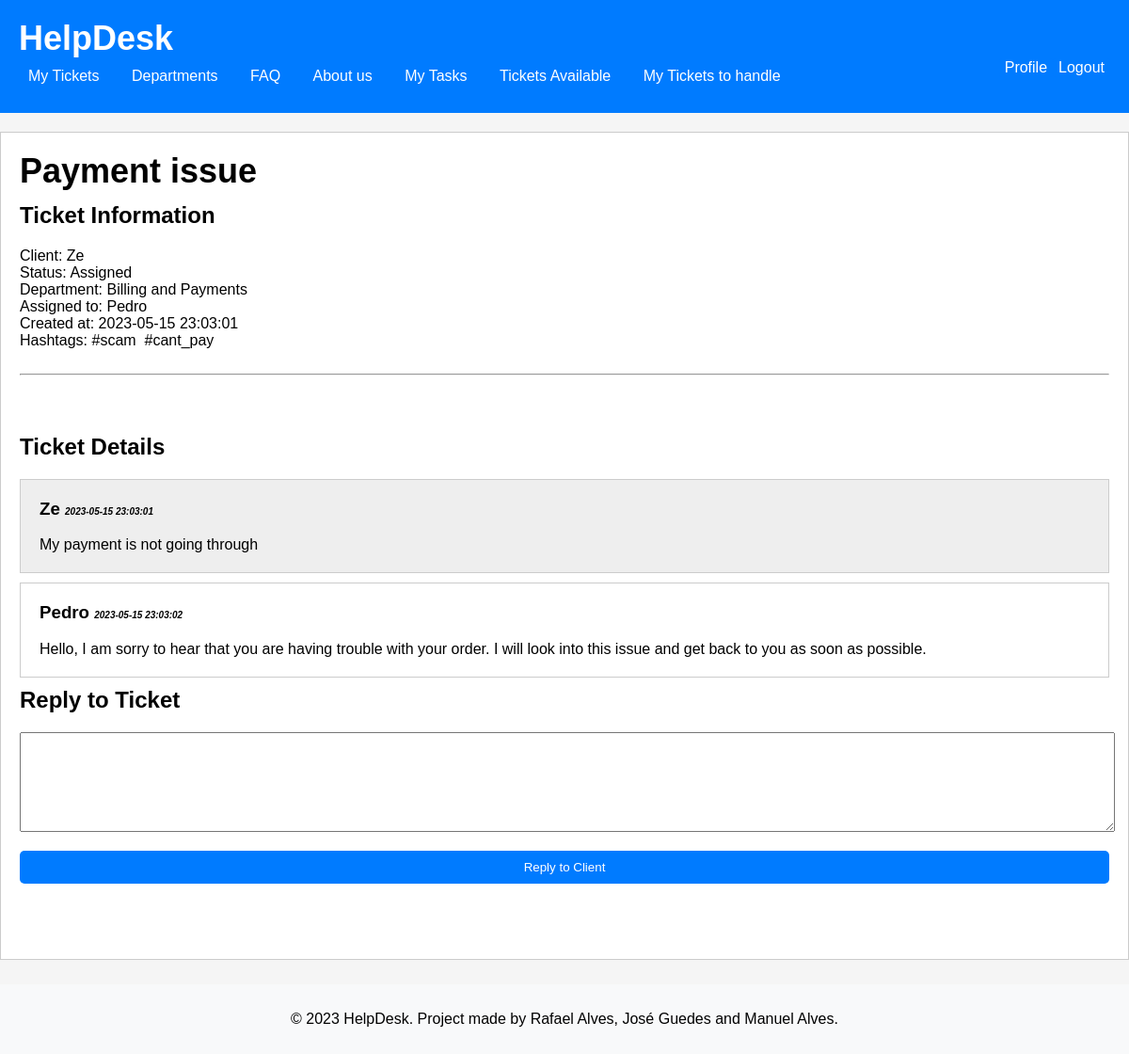
The page /pages/detailTicket.php?id=2 (signed in) on the database as committed earlier.
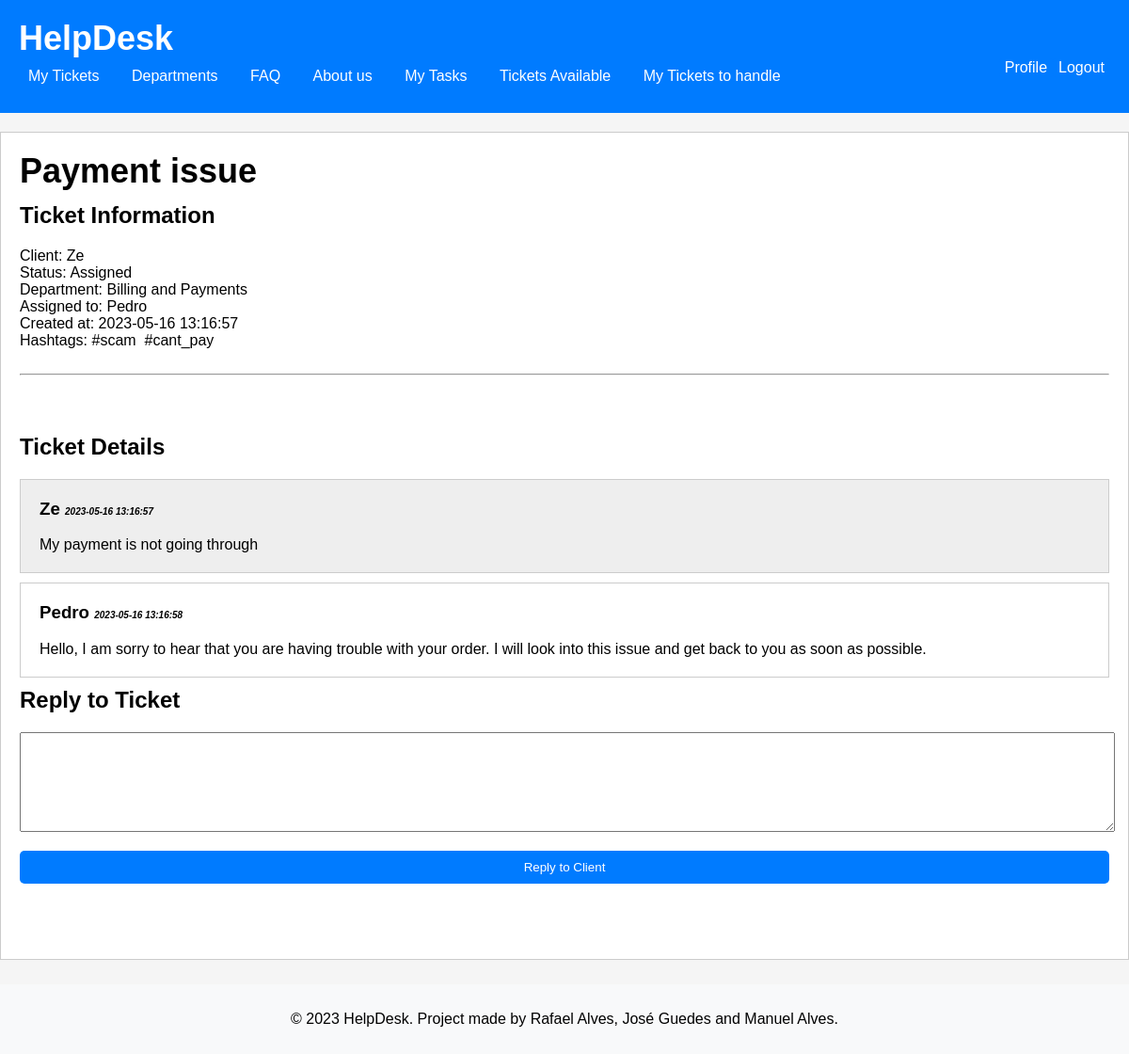
The same page on the database as committed later.
### tables this page shows
CREATE TABLE User (
     id INTEGER PRIMARY KEY AUTOINCREMENT,
     username varchar(255) NOT NULL UNIQUE,
     firstName varchar(255) NOT NULL,
     lastName varchar(255) NOT NULL,
     email varchar(255) NOT NULL UNIQUE,
     password varchar(255) NOT NULL,
     id_department INTEGER DEFAULT NULL,
     is_agent BOOLEAN NOT NULL DEFAULT false,
     is_admin BOOLEAN NOT NULL DEFAULT false,
     CONSTRAINT id_departmentFK FOREIGN KEY(id_department) REFERENCES Department(id)
 );

CREATE TABLE Department (
    id INTEGER PRIMARY KEY AUTOINCREMENT,
    name varchar(255) NOT NULL UNIQUE,
    created_at TIMESTAMP NOT NULL DEFAULT CURRENT_TIMESTAMP
);

CREATE TABLE Reply (
    id INTEGER PRIMARY KEY AUTOINCREMENT,
    id_ticket INTEGER,
    id_user INTEGER,
    content VARCHAR(255) NOT NULL,
    created_at TIMESTAMP NOT NULL DEFAULT CURRENT_TIMESTAMP,
    CONSTRAINT id_ticketFK FOREIGN KEY(id_ticket) REFERENCES Ticket (id),
    CONSTRAINT id_userFK FOREIGN KEY(id_user) REFERENCES User (id)
);

### utils/session.php (called while the page is built, shortened)
<?php
   function getUserID() {
       if(isset($_SESSION['userID'])) {
            return $_SESSION['userID'];
       } else {
           return null;
       }
   }
?>

### database/user.class.php (called while the page is built, shortened)
<?php
  function getUserna($id) {
    global $dbh;
    try {
      $stmt = $dbh->prepare('SELECT username FROM User WHERE id = ?');
      $stmt->execute(array($id));
      if($row = $stmt->fetch()){
        return $row['username'];
      }
    }catch(PDOException $e) {
      return -1;
    }
  }
  function isAgent($id) {
    global $dbh;
    try {
      $stmt = $dbh->prepare('SELECT is_agent FROM User WHERE id = ?');
      $stmt->execute(array($id));
      $result = $stmt->fetch();
      if ($result !== false && $result['is_agent'] == true) {
        return true;
      } else {
        return false;
      }
    } catch(PDOException $e) {
      return false;
    }
  }
  function isAdmin($id) {
    global $dbh;
    try {
      $stmt = $dbh->prepare('SELECT is_admin FROM User WHERE id = ?');
      $stmt->execute(array($id));
      $result = $stmt->fetch();
      if ($result !== false && $result['is_admin'] == true) {
        return true;
      } else {
        return false;
      }
    } catch(PDOException $e) {
      return false;
    }
  }

### database/department.class.php (called while the page is built, shortened)
<?php
  class Department {
    static function getName($id) {
      global $dbh;
      try {
        $stmt = $dbh->prepare('SELECT name FROM Department WHERE id = ?');
        $stmt->execute(array($id));
        if($row = $stmt->fetch()){
          return $row['name'];
        }
      }catch(PDOException $e) {
        return -1;
      }
    }
  }
?>

### database/ticket.class.php (called while the page is built, shortened)
<?php
  class Ticket {
static function getTicketHashtags(PDO $db, int $ticketId) {
  $query = "SELECT h.tag
            FROM Ticket_Hashtag th
            JOIN Hashtag h ON th.id_hashtag = h.id
            WHERE th.id_ticket = :ticketId";
  $stmt = $db->prepare($query);
  $stmt->bindParam(':ticketId', $ticketId, PDO::PARAM_INT);
  $stmt->execute();
  $hashtags = $stmt->fetchAll(PDO::FETCH_COLUMN);
  return $hashtags;
}
  }
?>

### database/reply.class.php (called while the page is built, shortened)
<?php
  class Reply {
    static function getRepliesByTicket(PDO $db, int $id_ticket) {
        $stmt = $db->prepare('
          SELECT id, created_at, content, id_user
          FROM Reply
          WHERE id_ticket = ?
          ORDER by created_at desc
        ');
        $stmt->execute(array($id_ticket));
        $row = $stmt->fetchAll(PDO::FETCH_ASSOC);
        return $row;
      }
    }
?>

### pages/detailTicket.php (the view, shortened to what this page needs)
<?php
require_once(__DIR__ . '/../templates/header.tpl.php');
require_once(__DIR__ . '/../templates/footer.tpl.php');
include_once("../database/ticket.class.php");
include_once("../database/department.class.php");
include_once("../database/user.class.php");
include_once("../database/reply.class.php");
$depart = Department::getName($_SESSION['ticketinfo']['id_department']);
$replies = Reply::getRepliesByTicket($dbh, $_SESSION['ticketinfo']['id']);
$us = getUserna($_SESSION['ticketinfo']['id_user']);
$ag = getUserna($_SESSION['ticketinfo']['id_agent']);
$ticketId = $_SESSION['ticketinfo']['id'];
$hashtags = Ticket::getTicketHashtags($dbh, $ticketId);
drawHeader();
?>
<h1><?php echo htmlentities($_SESSION['ticketinfo']['title']) ?></h1>
<h2>Ticket Information</h2>
<ul>
    <li>Client: <?php echo htmlentities($us) ?></li>
    <li>Status: <?php echo htmlentities($_SESSION['ticketinfo']['ticket_status']) ?></li>
    <li>Department: <?php echo htmlentities($depart) ?></li>
    <li>Assigned to: <?php echo ($ag == null) ? htmlentities("This ticket has no agent working on it") : htmlentities($ag); ?></li>
    <li>Created at: <?php echo htmlentities($_SESSION['ticketinfo']['created_at']) ?></li>
    <li>Hashtags: <?php foreach ($hashtags as $hashtag): ?>
    <span class="hashtag"><?php echo htmlentities($hashtag); ?>&nbsp;</span>
    <?php endforeach; ?></li>
</ul>
<br>
<hr>
<br>
<br>
<br>
<h2>Ticket Details</h2>
<div style="padding: 20px; background: #eee; border: 1px solid #ccc; margin-bottom:10px;">
<h3 style="margin-top: 0"><?php echo htmlentities($us); ?> <span style="font-style: italic; font-size: 10px; display:inline-block"><?php echo htmlentities($_SESSION['ticketinfo']['created_at']) ?></span></h3>
<?php echo htmlentities($_SESSION['ticketinfo']['description']) ?>
</div>
<?php
if($replies) {
    foreach($replies as $reply) {
        ?>
        <div style="padding: 20px; background: <?php echo (getUserna($reply['id_user']) == $ag) ? '#fff' : '#eee'; ?>; border: 1px solid #ccc; margin-bottom:10px;">
        <h3 style="margin-top: 0"><?php echo getUserna($reply['id_user']); ?> <span style="font-style: italic; font-size: 10px; display:inline-block"><?php echo htmlentities($reply['created_at']) ?>
</span></h3>
        <?php echo htmlentities($reply['content']) ?>
        </div>
        <?php
    }
} else {
    ?>
    <h4>No replies yet.</h4c>
    <?php
}
?>
<?php
if($_SESSION['userID'] == $_SESSION['ticketinfo']['id_agent'] || $_SESSION['userID'] == $_SESSION['ticketinfo']['id_user']):
    if($_SESSION['ticketinfo']['ticket_status'] != 'Closed'):
?>
    <h2>Reply to Ticket</h2>
    <form>
    <textarea id="reply" style="width: 100%; height: 100px"></textarea>
    <input type="submit" value="Reply to Client" />
    </form>
<?php
    endif;
endif;
?>
<?php
drawFooter();
?>

### templates/header.tpl.php (shortened to what this page needs)
<?php function drawHeader() { ?>
    <!DOCTYPE html>
<html lang="en-US">
    <?php
    require_once(__DIR__ . '/../database/user.class.php');
    $isADMIN = isAdmin(getUserID());
    $isAGENT = isAgent(getUserID());
    ?>
    <head>
        <link rel="stylesheet" href="../css/ticketpage.css">
        <link rel="stylesheet" href="../css/common.css">
        <link rel="stylesheet" href="../css/novo_ticket.css">
        <link rel="stylesheet" href="../css/login.css">
        <link rel="stylesheet" href="../css/register.css">
    </head>
    <body>
        <header>
            <h1><a href = "/pages/ticketpage.php">HelpDesk</a></h1>
            <section class="logout-edit">
                <a href="../actions/action_logout.php"><button id="logout">Logout</button></a>
                <a href="/pages/profile.php"><button id="logout">Profile</button></a>
            </section>
            <nav>
            <ul>
                <li><a href="/pages/ticketpage.php">My Tickets</a></li>
                <li><a href="/pages/department.php">Departments</a></li>
                <li><a href="/pages/faq.php">FAQ</a></li>
                <li><a href="/pages/aboutus.php">About us</a></li>
                <?php
                if($isADMIN==true || $isAGENT==true){
                ?>
                <li><a href="/pages/tasks.php">My Tasks</a></li>
                <li><a href="/pages/ticketAvailable.php">Tickets Available</a></li>
                <li><a href="/pages/ticketsToHandle.php">My Tickets to handle</a></li>
                <?php } ?>
            </ul>
            </nav>
        </header>
        <main>
<?php } ?>

### templates/footer.tpl.php
<?php function drawFooter() { ?>
    </main>
        <footer>
        <p>&copy; 2023 HelpDesk. Project made by Rafael Alves, José Guedes and Manuel Alves.</p>
        </footer>
    </body>
<?php } ?>

### css/common.css (style rules this page uses)
header { background-color: #007bff; color: #fff; padding: 20px; }
header h1 { margin: 0; }
body { position: relative; margin: 0; padding: 0; font-family: Arial, sans-serif; background-color: #f5f5f5; min-height: 100%; padding-bottom: 5rem; }
main { background-color: #fff; border: 1px solid #ccc; padding: 20px; min-height: 100%; padding-bottom: 5rem; margin: 20px auto; }
footer { background-color: #f8f9fa; right: 0; bottom: 0; left: 0; text-align: center; padding: 1%; position: absolute; bottom: 0em; }
#logout { background-color: #007bff; color: #fff; border: none; cursor: pointer; font-size: 16px; border-radius: 4px; float: right; text-align: center; }
body>header>h1>a { text-decoration: none; color: white; }
form { display: flex; flex-direction: column; }
input[type="submit"] { display: block; width: 100%; padding: 10px; margin-top: 20px; background-color: #007bff; color: #fff; border: none; border-radius: 5px; cursor: pointer; transition: background-color 0.3s ease; }
nav { background-color: #007bff; padding: 10px; }
nav ul { list-style-type: none; margin: 0; padding: 0; }
nav li { display: inline-block; margin-right: 10px; }
nav a { color: white; text-decoration: none; }
h1 { margin: 0; font-size: 36px; margin-bottom: 1%; }
h1>a { text-decoration: none; color: white; }
nav ul { list-style-type: none; padding: 0; margin: 0; }
nav ul li { display: inline; }
nav ul li a { color: #fff; text-decoration: none; margin-left: 20px; transition: color 0.3s ease; }
body>header>nav>ul>li:nth-child(1)>a { margin-left: 0%; }
h2 { font-size: 24px; margin: 0 0 20px; }
ul { list-style-type: none; padding: 0; margin: 0; }

Rows that differ between the two databases and show on the page:
changed reply "Pedro": created_at "2023-05-15 23:03:02" → "2023-05-16 13:16:58"
Other text that changed with them:
$_SESSION['ticketinfo']['created_at']: "2023-05-15 23:03:01" → "2023-05-16 13:16:57"
